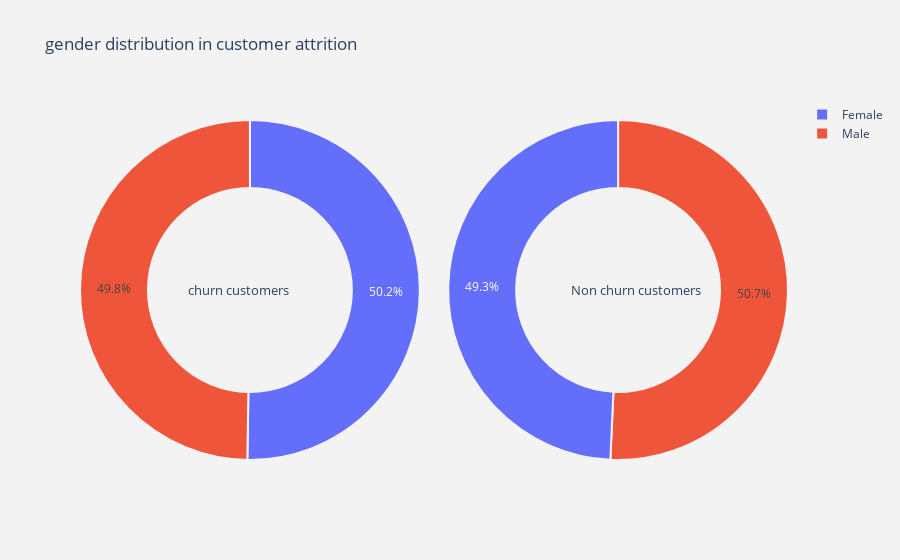
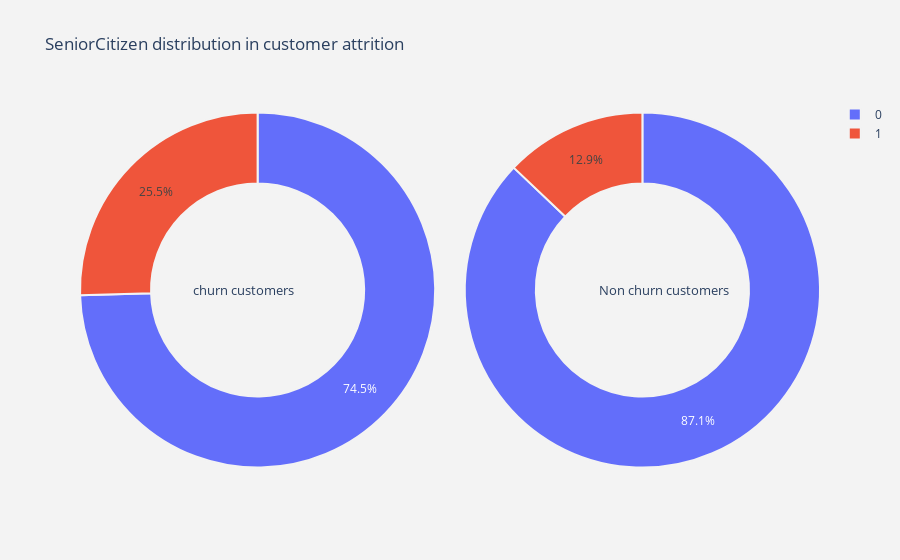
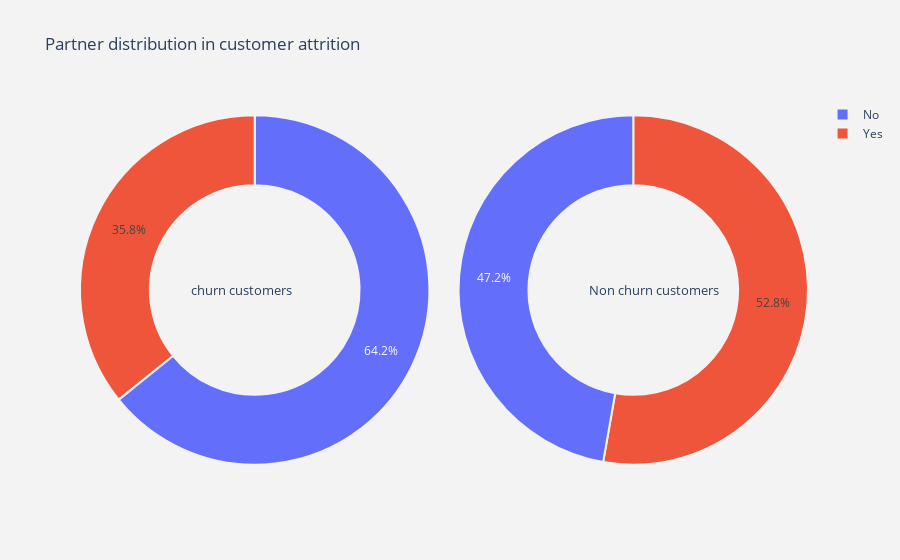
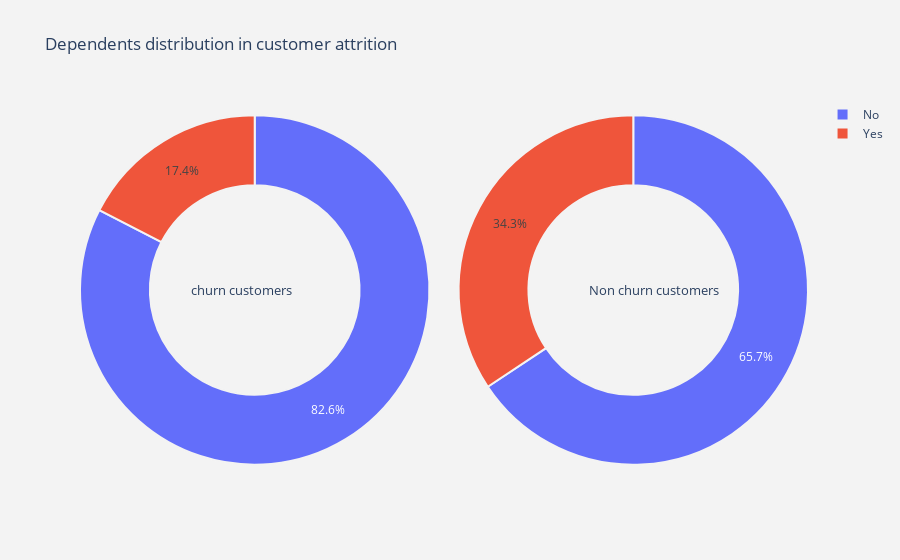

Notebook source saved alongside these figures, in order:
### Code cell
#for all categorical columns plot pie
for i in cat_cols :
    plot_pie(i)

### Figure 1 — Plotly figure (JSON) as saved in the notebook; plotly's stock layout.template omitted (floating-point values rounded to 4 significant figures)
{"data": [{"domain": {"x": [0, 0.48]}, "hole": 0.6, "hoverinfo": "label+percent+name", "labels": ["Female", "Male"], "marker": {"line": {"color": "rgb(243,243,243)", "width": 2}}, "name": "Churn Customers", "type": "pie", "values": [939, 930]}, {"domain": {"x": [0.52, 1]}, "hole": 0.6, "hoverinfo": "label+percent+name", "labels": ["Male", "Female"], "marker": {"line": {"color": "rgb(243,243,243)", "width": 2}}, "name": "Non churn customers", "type": "pie", "values": [2619, 2544]}], "layout": {"annotations": [{"font": {"size": 13}, "showarrow": false, "text": "churn customers", "x": 0.15, "y": 0.5}, {"font": {"size": 13}, "showarrow": false, "text": "Non churn customers", "x": 0.88, "y": 0.5}], "paper_bgcolor": "rgb(243,243,243)", "plot_bgcolor": "rgb(243,243,243)", "title": {"text": "gender distribution in customer attrition "}}}

### Figure 2 — Plotly figure (JSON) as saved in the notebook; plotly's stock layout.template omitted (floating-point values rounded to 4 significant figures)
{"data": [{"domain": {"x": [0, 0.48]}, "hole": 0.6, "hoverinfo": "label+percent+name", "labels": [0, 1], "marker": {"line": {"color": "rgb(243,243,243)", "width": 2}}, "name": "Churn Customers", "type": "pie", "values": [1393, 476]}, {"domain": {"x": [0.52, 1]}, "hole": 0.6, "hoverinfo": "label+percent+name", "labels": [0, 1], "marker": {"line": {"color": "rgb(243,243,243)", "width": 2}}, "name": "Non churn customers", "type": "pie", "values": [4497, 666]}], "layout": {"annotations": [{"font": {"size": 13}, "showarrow": false, "text": "churn customers", "x": 0.15, "y": 0.5}, {"font": {"size": 13}, "showarrow": false, "text": "Non churn customers", "x": 0.88, "y": 0.5}], "paper_bgcolor": "rgb(243,243,243)", "plot_bgcolor": "rgb(243,243,243)", "title": {"text": "SeniorCitizen distribution in customer attrition "}}}

### Figure 3 — Plotly figure (JSON) as saved in the notebook; plotly's stock layout.template omitted (floating-point values rounded to 4 significant figures)
{"data": [{"domain": {"x": [0, 0.48]}, "hole": 0.6, "hoverinfo": "label+percent+name", "labels": ["No", "Yes"], "marker": {"line": {"color": "rgb(243,243,243)", "width": 2}}, "name": "Churn Customers", "type": "pie", "values": [1200, 669]}, {"domain": {"x": [0.52, 1]}, "hole": 0.6, "hoverinfo": "label+percent+name", "labels": ["Yes", "No"], "marker": {"line": {"color": "rgb(243,243,243)", "width": 2}}, "name": "Non churn customers", "type": "pie", "values": [2724, 2439]}], "layout": {"annotations": [{"font": {"size": 13}, "showarrow": false, "text": "churn customers", "x": 0.15, "y": 0.5}, {"font": {"size": 13}, "showarrow": false, "text": "Non churn customers", "x": 0.88, "y": 0.5}], "paper_bgcolor": "rgb(243,243,243)", "plot_bgcolor": "rgb(243,243,243)", "title": {"text": "Partner distribution in customer attrition "}}}

### Figure 4 — Plotly figure (JSON) as saved in the notebook; plotly's stock layout.template omitted (floating-point values rounded to 4 significant figures)
{"data": [{"domain": {"x": [0, 0.48]}, "hole": 0.6, "hoverinfo": "label+percent+name", "labels": ["No", "Yes"], "marker": {"line": {"color": "rgb(243,243,243)", "width": 2}}, "name": "Churn Customers", "type": "pie", "values": [1543, 326]}, {"domain": {"x": [0.52, 1]}, "hole": 0.6, "hoverinfo": "label+percent+name", "labels": ["No", "Yes"], "marker": {"line": {"color": "rgb(243,243,243)", "width": 2}}, "name": "Non churn customers", "type": "pie", "values": [3390, 1773]}], "layout": {"annotations": [{"font": {"size": 13}, "showarrow": false, "text": "churn customers", "x": 0.15, "y": 0.5}, {"font": {"size": 13}, "showarrow": false, "text": "Non churn customers", "x": 0.88, "y": 0.5}], "paper_bgcolor": "rgb(243,243,243)", "plot_bgcolor": "rgb(243,243,243)", "title": {"text": "Dependents distribution in customer attrition "}}}
